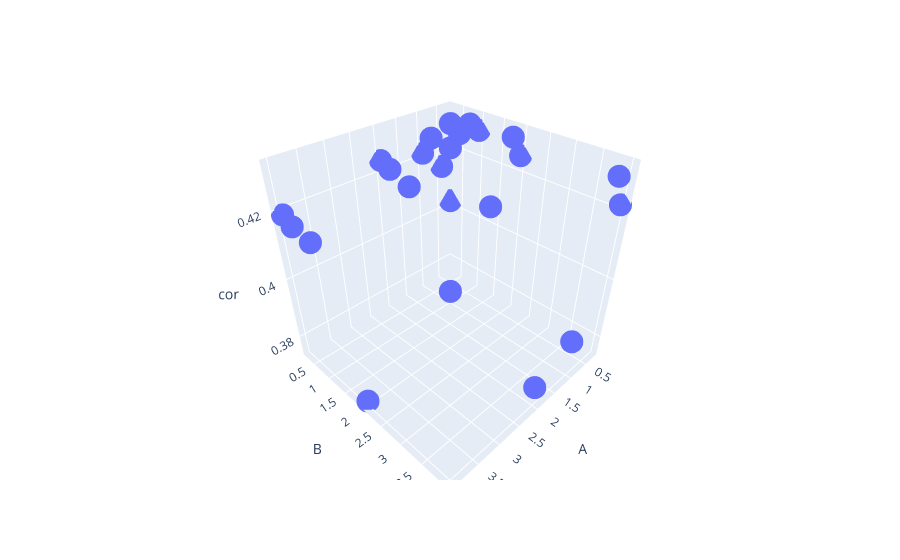

The code cell stored with this chart in its notebook:
### Code cell
import plotly.express as px
px.scatter_3d(res, x='A', y='B', z='cor')

### Figure 1 — Plotly figure (JSON) as saved in the notebook; plotly's stock layout.template omitted (floating-point values rounded to 4 significant figures)
{"data": [{"hovertemplate": "A=%{x}<br>B=%{y}<br>cor=%{z}<extra></extra>", "legendgroup": "", "marker": {"color": "#636efa", "symbol": "circle"}, "mode": "markers", "name": "", "scene": "scene", "showlegend": false, "type": "scatter3d", "x": [0.25, 0.25, 0.25, 0.25, 0.25, 0.5, 0.5, 0.5, 0.5, 0.5, 1, 1, 1, 1, 1, 2, 2, 2, 2, 2, 4, 4, 4, 4, 4], "y": [0.25, 0.5, 1, 2, 4, 0.25, 0.5, 1, 2, 4, 0.25, 0.5, 1, 2, 4, 0.25, 0.5, 1, 2, 4, 0.25, 0.5, 1, 2, 4], "z": [0.4022, 0.4253, 0.4281, 0.4251, 0.4218, 0.4151, 0.4292, 0.4309, 0.4312, 0.4303, 0.4214, 0.4269, 0.4262, 0.4141, 0.3856, 0.4238, 0.4224, 0.42, 0.3941, 0.3799, 0.4191, 0.4174, 0.4163, 0.3748, null]}], "layout": {"legend": {"tracegroupgap": 0}, "margin": {"t": 60}, "scene": {"domain": {"x": [0, 1], "y": [0, 1]}, "xaxis": {"title": {"text": "A"}}, "yaxis": {"title": {"text": "B"}}, "zaxis": {"title": {"text": "cor"}}}}}
